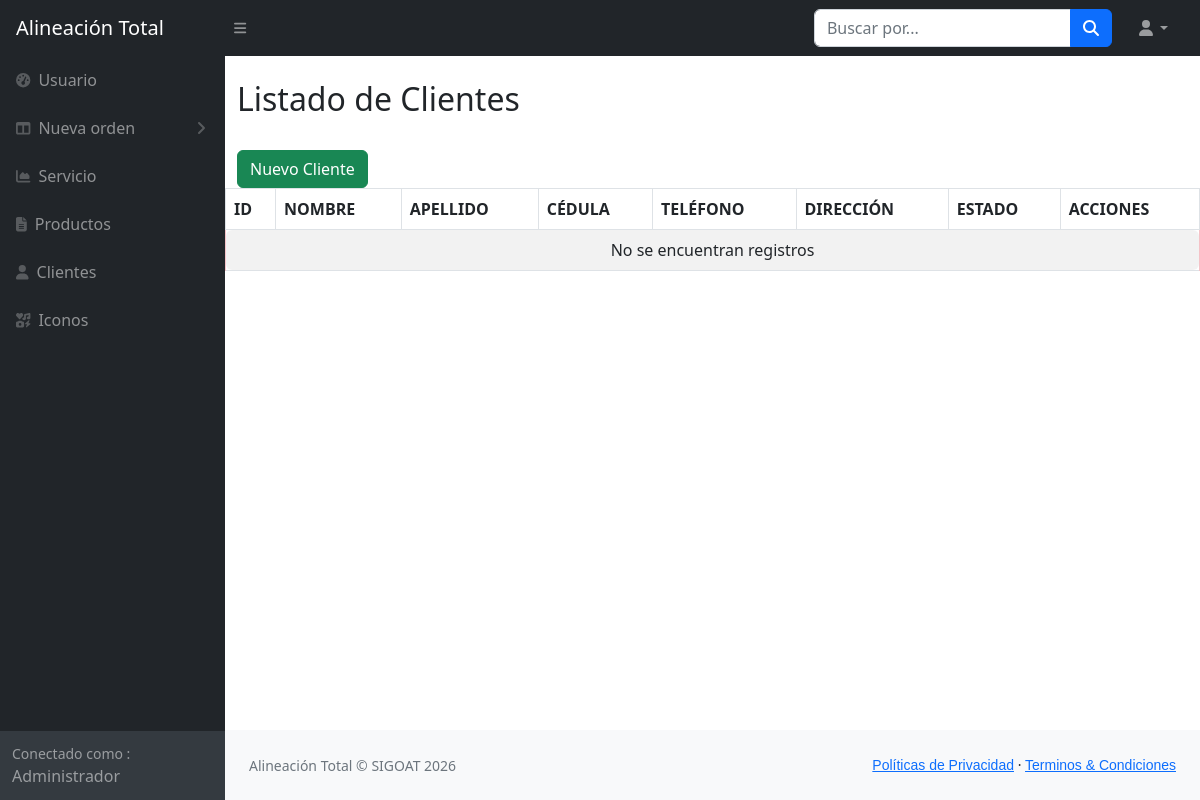
/clientes/, run on an earlier commit of the app's database.
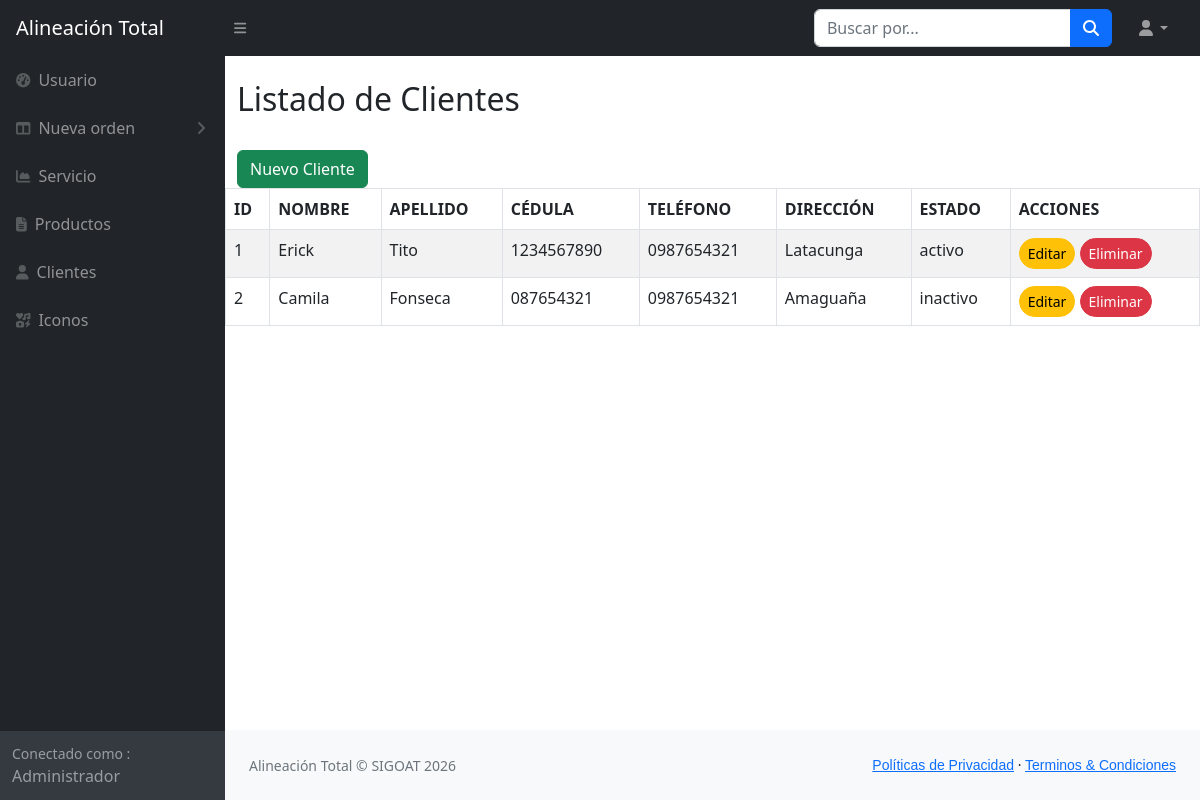
And on a later commit of the database.
### clientes/models.py (models this page shows, shortened)
class Cliente(models.Model):
    nombre_cliente = models.CharField(max_length=100)
    apellido_cliente = models.CharField(max_length=100)
    cedula_cliente = models.CharField(max_length=10)
    telefono_cliente = models.CharField(max_length=15)
    direccion_cliente = models.CharField(max_length=255)
    estado_cliente = models.CharField(max_length=20)

### clientes/views.py (the view)
# urls.py: path('', views.listar_clientes, name='listar_clientes'),
def listar_clientes(request):
    clientes = Cliente.objects.all()
    return render(request, "clientes/listar_clientes.html", {'clientes': clientes})

### clientes/templates/clientes/listar_clientes.html (shortened to what this page needs)
{% load static %}
{% include 'private/header.html' %}
<div class="container mt-4">
    <h2>Listado de Clientes</h2>
    <br>
    <a href="{% url 'registrar_clientes' %}" class="btn btn-success">
        Nuevo Cliente
    </a>
</div>
<table class="table table-bordered table-striped table-hover">
    <thead>
        <tr>
            <th>ID</th>
            <th>NOMBRE</th>
            <th>APELLIDO</th>
            <th>CÉDULA</th>
            <th>TELÉFONO</th>
            <th>DIRECCIÓN</th>
            <th>ESTADO</th>
            <th>ACCIONES</th>
        </tr>
    </thead>
    <tbody>
        {% for cliente in clientes %}
        <tr>
            <td>{{ cliente.id }}</td>
            <td>{{ cliente.nombre_cliente }}</td>
            <td>{{ cliente.apellido_cliente }}</td>
            <td>{{ cliente.cedula_cliente }}</td>
            <td>{{ cliente.telefono_cliente }}</td>
            <td>{{ cliente.direccion_cliente }}</td>
            <td>{{ cliente.estado_cliente }}</td>
            <td>
                <a href="{% url 'editar_clientes' cliente.id %}"
                   class="btn btn-sm btn-warning rounded-pill">
                    Editar
                </a>
                <a href="{% url 'eliminar_clientes' cliente.id %}"
                   class="btn btn-sm btn-danger rounded-pill"
                   onclick="return confirm('¿Estás seguro de eliminar este cliente?');">
                    Eliminar
                </a>
            </td>
        </tr>
        {% empty %}
        <tr>
            <td colspan="8" class="alert alert-danger text-center">
                No se encuentran registros
            </td>
        </tr>
        {% endfor %}
    </tbody>
</table>
{% include 'private/footer.html' %}

### dashboard/templates/private/header.html (shortened to what this page needs)
{% load static %}
<!DOCTYPE html>
<html lang="es">
<head>
    <link href="https://cdn.jsdelivr.net/npm/simple-datatables@7.1.2/dist/style.min.css" rel="stylesheet" />
    <link href="{% static 'private/css/styles.css' %}" rel="stylesheet" />
</head>
<body class="sb-nav-fixed">
    <nav class="sb-topnav navbar navbar-expand navbar-dark bg-dark">
        <a class="navbar-brand ps-3" href="{% url 'dashboard' %}">Alineación Total</a>
        <button class="btn btn-link btn-sm order-1 order-lg-0 me-4 me-lg-0" id="sidebarToggle" href="#!"><i
                class="fas fa-bars"></i></button>
        <form class="d-none d-md-inline-block form-inline ms-auto me-0 me-md-3 my-2 my-md-0">
            <div class="input-group">
                <input class="form-control" type="text" placeholder="Buscar por..." aria-label="Buscar por..."
                    aria-describedby="btnNavbarSearch" />
                <button class="btn btn-primary" id="btnNavbarSearch" type="button"><i
                        class="fas fa-search"></i></button>
            </div>
        </form>
        <ul class="navbar-nav ms-auto ms-md-0 me-3 me-lg-4">
            <li class="nav-item dropdown">
                <a class="nav-link dropdown-toggle" id="navbarDropdown" href="#" role="button" data-bs-toggle="dropdown"
                    aria-expanded="false"><i class="fas fa-user fa-fw"></i></a>
            </li>
        </ul>
    </nav>
    <div id="layoutSidenav">
        <div id="layoutSidenav_nav">
            <nav class="sb-sidenav accordion sb-sidenav-dark" id="sidenavAccordion">
                <div class="sb-sidenav-menu">
                    <div class="nav">
                        <a class="nav-link" href="{% url 'listar_usuarios' %}">
                            <div class="sb-nav-link-icon"><i class="fas fa-tachometer-alt"></i></div>
                            Usuario
                        </a>
                        <a class="nav-link collapsed" href="#" data-bs-toggle="collapse"
                            data-bs-target="#collapseLayouts" aria-expanded="false" aria-controls="collapseLayouts">
                            <div class="sb-nav-link-icon"><i class="fas fa-columns"></i></div>
                            Nueva orden
                            <div class="sb-sidenav-collapse-arrow"><i class="fas fa-angle-down"></i></div>
                        </a>
                        <a class="nav-link" href="{% url 'servicio' %}">
                            <div class="sb-nav-link-icon"><i class="fas fa-chart-area"></i></div>
                            Servicio
                        </a>
                        <a class="nav-link" href="{% url 'listar_productos' %}">
                            <div class="sb-nav-link-icon"><i class="fas fa-file-alt"></i></div>
                            Productos
                        </a>
                        <a class="nav-link" href="{% url 'listar_clientes' %}">
    <div class="sb-nav-link-icon">
        <i class="fas fa-user"></i>
    </div>
    Clientes
</a>
<a class="nav-link" href="{% url 'iconos' %}">
    <div class="sb-nav-link-icon">
        <i class="fas fa-icons"></i>
    </div>
    Iconos
</a>
                    </div>
                </div>
                <div class="sb-sidenav-footer">
                    <div class="small">Conectado como : </div>
                    Administrador
                </div>
            </nav>
        </div>
        <div id="layoutSidenav_content">

### dashboard/templates/private/footer.html (shortened to what this page needs)
{% load static %}
<footer class="py-4 bg-light mt-auto">
    <div class="container-fluid px-4">
        <div class="d-flex align-items-center justify-content-between small">
            <div class="text-muted">Alineación Total &copy; SIGOAT 2026</div>
            <div>
                <a href="#" style="font-family: Arial;">Políticas de Privacidad</a>
                &middot;
                <a href="#" style="font-family: Arial;">Terminos &amp; Condiciones</a>
            </div>
        </div>
    </div>
</footer>
</div>
</div>
</body>
</html>

What changed in the data, as far as the page shows it:
added Cliente: id "1", nombre_cliente "Erick", apellido_cliente "Tito", cedula_cliente "1234567890", telefono_cliente "0987654321", direccion_cliente "Latacunga", estado_cliente "activo"
added Cliente: id "2", nombre_cliente "Camila", apellido_cliente "Fonseca", cedula_cliente "087654321", telefono_cliente "0987654321", direccion_cliente "Amaguaña", estado_cliente "inactivo"
Also different on the page:
text no longer shown: "No se encuentran registros"
